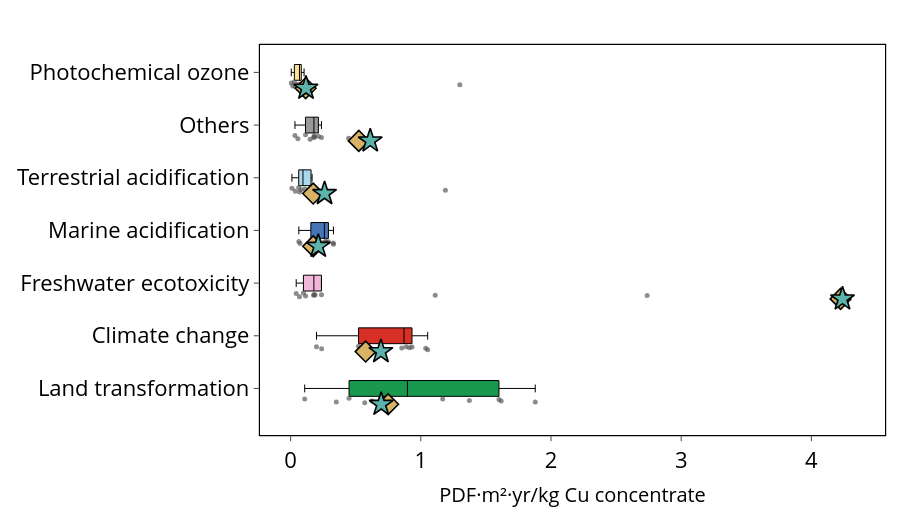

Notebook code cell kept with this figure:
### Code cell
plot_lcia_boxes_for_reference_product(
    df_eq_eiv,
    reference_product="Cu concentrate",
    yaxis_label="PDF·m²·yr/kg Cu concentrate",
    title="",
    output_html="results/Damages/boxplot_eq_cu_eiv.html",
    output_image="results/Damages/boxplot_eq_cu_eiv",
    image_format="pdf",
    **COMMON
)

plot_lcia_boxes_for_reference_product(
    df_eq_riv,
    reference_product="Cu concentrate",
    yaxis_label="PDF·m²·yr/kg Cu concentrate",
    title="",
    output_html="results/Damages/boxplot_eq_cu_riv.html",
    output_image="results/Damages/boxplot_eq_cu_riv",
    image_format="pdf",
    **COMMON
)

### Figure 1 — Plotly figure (JSON) as saved in the notebook; plotly's stock layout.template omitted (floating-point values rounded to 4 significant figures)
{"data": [{"boxpoints": "all", "fillcolor": "#1a9850", "hoverinfo": "text+x", "hovertext": ["Copper Mountain", "Gibraltar (Cu)", "Goldex (Cu)", "Highland Valley (Cu)", "Kidd Creek", "LaRonde (Cu)", "Mount Milligan", "Mount Polley", "New Afton", "Snow Lake (Cu)"], "jitter": 0.35, "line": {"color": "black", "width": 1}, "marker": {"color": "rgba(80,80,80,0.65)", "size": 5}, "orientation": "h", "showlegend": false, "width": 0.3, "x": [1.879, 1.168, 0.4489, 1.6, 0.3509, 0.5696, 1.373, 1.617, 0.6264, 0.1083], "y": [0, 0, 0, 0, 0, 0, 0, 0, 0, 0], "type": "box"}, {"boxpoints": "all", "fillcolor": "#d73027", "hoverinfo": "text+x", "hovertext": ["Copper Mountain", "Gibraltar (Cu)", "Goldex (Cu)", "Highland Valley (Cu)", "Kidd Creek", "LaRonde (Cu)", "Mount Milligan", "Mount Polley", "New Afton", "Snow Lake (Cu)"], "jitter": 0.35, "line": {"color": "black", "width": 1}, "marker": {"color": "rgba(80,80,80,0.65)", "size": 5}, "orientation": "h", "showlegend": false, "width": 0.3, "x": [1.053, 0.8878, 0.9136, 0.5394, 0.1989, 0.5217, 0.9324, 1.038, 0.2382, 0.8536], "y": [1, 1, 1, 1, 1, 1, 1, 1, 1, 1], "type": "box"}, {"boxpoints": "all", "fillcolor": "#f1b6da", "hoverinfo": "text+x", "hovertext": ["Copper Mountain", "Gibraltar (Cu)", "Goldex (Cu)", "Highland Valley (Cu)", "Kidd Creek", "LaRonde (Cu)", "Mount Milligan", "Mount Polley", "New Afton", "Snow Lake (Cu)"], "jitter": 0.35, "line": {"color": "black", "width": 1}, "marker": {"color": "rgba(80,80,80,0.65)", "size": 5}, "orientation": "h", "showlegend": false, "width": 0.3, "x": [1.111, 0.1883, 0.237, 0.06807, 0.1762, 0.09841, 2.738, 0.181, 0.04289, 0.1147], "y": [2, 2, 2, 2, 2, 2, 2, 2, 2, 2], "type": "box"}, {"boxpoints": "all", "fillcolor": "#4575b4", "hoverinfo": "text+x", "hovertext": ["Copper Mountain", "Gibraltar (Cu)", "Goldex (Cu)", "Highland Valley (Cu)", "Kidd Creek", "LaRonde (Cu)", "Mount Milligan", "Mount Polley", "New Afton", "Snow Lake (Cu)"], "jitter": 0.35, "line": {"color": "black", "width": 1}, "marker": {"color": "rgba(80,80,80,0.65)", "size": 5}, "orientation": "h", "showlegend": false, "width": 0.3, "x": [0.3291, 0.2765, 0.2674, 0.1673, 0.06305, 0.1555, 0.2906, 0.3278, 0.07229, 0.2517], "y": [3, 3, 3, 3, 3, 3, 3, 3, 3, 3], "type": "box"}, {"boxpoints": "all", "fillcolor": "#abd9e9", "hoverinfo": "text+x", "hovertext": ["Copper Mountain", "Gibraltar (Cu)", "Goldex (Cu)", "Highland Valley (Cu)", "Kidd Creek", "LaRonde (Cu)", "Mount Milligan", "Mount Polley", "New Afton", "Snow Lake (Cu)"], "jitter": 0.35, "line": {"color": "black", "width": 1}, "marker": {"color": "rgba(80,80,80,0.65)", "size": 5}, "orientation": "h", "showlegend": false, "width": 0.3, "x": [0.08046, 0.1094, 0.157, 0.0362, 0.06219, 0.1651, 0.06922, 1.189, 0.009964, 0.1492], "y": [4, 4, 4, 4, 4, 4, 4, 4, 4, 4], "type": "box"}, {"boxpoints": "all", "fillcolor": "#999999", "hoverinfo": "text+x", "hovertext": ["Copper Mountain", "Gibraltar (Cu)", "Goldex (Cu)", "Highland Valley (Cu)", "Kidd Creek", "LaRonde (Cu)", "Mount Milligan", "Mount Polley", "New Afton", "Snow Lake (Cu)"], "jitter": 0.35, "line": {"color": "black", "width": 1}, "marker": {"color": "rgba(80,80,80,0.65)", "size": 5}, "orientation": "h", "showlegend": false, "width": 0.3, "x": [0.1808, 0.1772, 0.2368, 0.1145, 0.03326, 0.1843, 0.2134, 0.4454, 0.05588, 0.1499], "y": [5, 5, 5, 5, 5, 5, 5, 5, 5, 5], "type": "box"}, {"boxpoints": "all", "fillcolor": "#fee090", "hoverinfo": "text+x", "hovertext": ["Copper Mountain", "Gibraltar (Cu)", "Goldex (Cu)", "Highland Valley (Cu)", "Kidd Creek", "LaRonde (Cu)", "Mount Milligan", "Mount Polley", "New Afton", "Snow Lake (Cu)"], "jitter": 0.35, "line": {"color": "black", "width": 1}, "marker": {"color": "rgba(80,80,80,0.65)", "size": 5}, "orientation": "h", "showlegend": false, "width": 0.3, "x": [0.08152, 0.08171, 0.02889, 0.0368, 0.08012, 0.1034, 0.05612, 1.3, 0.004918, 0.01685], "y": [6, 6, 6, 6, 6, 6, 6, 6, 6, 6], "type": "box"}, {"marker": {"color": "rgba(0,0,0,0)", "line": {"color": "black", "width": 1.5}, "size": 16, "symbol": "square"}, "mode": "markers", "name": "MetalliCan range", "showlegend": false, "x": [null], "y": [null], "type": "scatter"}, {"marker": {"color": "rgba(80,80,80,0.7)", "size": 10, "symbol": "circle"}, "mode": "markers", "name": "MetalliCan sites", "showlegend": false, "x": [null], "y": [null], "type": "scatter"}, {"marker": {"color": "#d8b365", "line": {"color": "black", "width": 1.6}, "size": 16, "symbol": "diamond"}, "mode": "markers", "name": "Ecoinvent", "showlegend": false, "x": [0.5762, 4.224, 0.7489, 0.1738, 0.5238, 0.1153, 0.1732], "y": [0.7, 1.7, -0.3, 2.7, 4.7, 5.7, 3.7], "type": "scatter"}, {"marker": {"color": "#5ab4ac", "line": {"color": "black", "width": 1.6}, "size": 18, "symbol": "star"}, "mode": "markers", "name": "Regioinvent", "showlegend": false, "x": [0.6935, 4.239, 0.6957, 0.2124, 0.6117, 0.1181, 0.2607], "y": [0.7, 1.7, -0.3, 2.7, 4.7, 5.7, 3.7], "type": "scatter"}], "layout": {"yaxis": {"tickmode": "array", "tickvals": [0, 1, 2, 3, 4, 5, 6], "ticktext": ["Land transformation", "Climate change", "Freshwater ecotoxicity", "Marine acidification", "Terrestrial acidification", "Others", "Photochemical ozone"], "tickfont": {"size": 22, "color": "black"}, "showgrid": false, "zeroline": false, "showline": true, "linecolor": "black", "linewidth": 1.2, "mirror": true, "ticks": "outside", "automargin": false}, "xaxis": {"title": {"text": "PDF·m²·yr/kg Cu concentrate", "font": {"size": 20, "color": "black"}}, "tickfont": {"size": 22, "color": "black"}, "showgrid": false, "zeroline": false, "showline": true, "linecolor": "black", "linewidth": 1.2, "mirror": true, "ticks": "outside", "automargin": false}, "title": {"text": "", "x": 0.5, "font": {"size": 18, "color": "black"}}, "showlegend": false, "margin": {"l": 260, "r": 15, "t": 45, "b": 85}, "width": 900, "height": 520, "plot_bgcolor": "white", "paper_bgcolor": "white"}}
